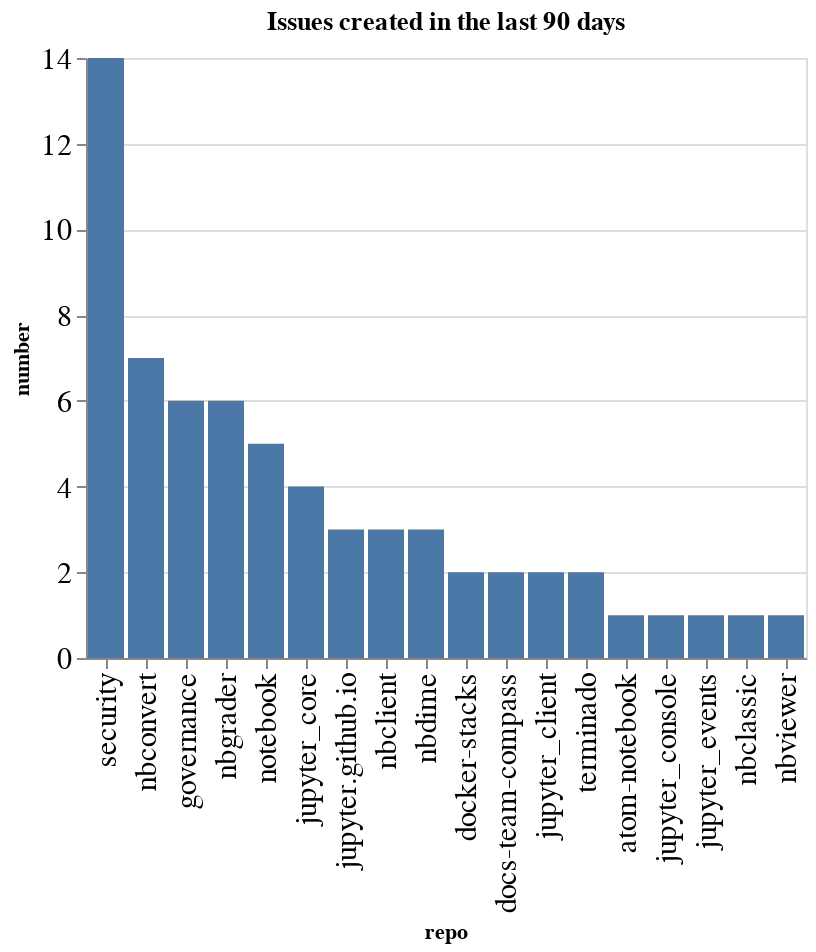

Here is the notebook cell this chart was saved with:
### Code cell
created_counts = created.groupby(['org', 'repo']).count()['number'].reset_index()
created_counts['org/repo'] = created_counts.apply(lambda a: a['org'] + '/' + a['repo'], axis=1)
sorted_vals = created_counts.sort_values(['org', 'number'], ascending=False)['repo'].values
alt.Chart(data=created_counts, title=f"Issues created in the last {n_days} days").mark_bar().encode(
    x=alt.X('repo', sort=alt.Sort(sorted_vals.tolist())),
    y='number',
)

### Figure 1 — Vega-Lite specification as saved in the notebook (floating-point values rounded to 4 significant figures)
{"config": {"axisLeft": {"labelFontSize": 15}, "axisBottom": {"labelFontSize": 15}}, "data": {"name": "data-ae5890802608ced89281ef27a78168cf"}, "mark": {"type": "bar"}, "encoding": {"x": {"field": "repo", "sort": ["security", "nbconvert", "governance", "nbgrader", "notebook", "jupyter_core", "jupyter.github.io", "nbclient", "nbdime", "docker-stacks", "docs-team-compass", "jupyter_client", "terminado", "atom-notebook", "jupyter_console", "jupyter_events", "nbclassic", "nbviewer"], "type": "nominal"}, "y": {"field": "number", "type": "quantitative"}}, "title": "Issues created in the last 90 days", "$schema": "https://vega.github.io/schema/vega-lite/v5.20.1.json", "datasets": {"data-ae5890802608ced89281ef27a78168cf": [{"org": "jupyter", "repo": "atom-notebook", "number": 1, "org/repo": "jupyter/atom-notebook"}, {"org": "jupyter", "repo": "docker-stacks", "number": 2, "org/repo": "jupyter/docker-stacks"}, {"org": "jupyter", "repo": "docs-team-compass", "number": 2, "org/repo": "jupyter/docs-team-compass"}, {"org": "jupyter", "repo": "governance", "number": 6, "org/repo": "jupyter/governance"}, {"org": "jupyter", "repo": "jupyter.github.io", "number": 3, "org/repo": "jupyter/jupyter.github.io"}, {"org": "jupyter", "repo": "jupyter_client", "number": 2, "org/repo": "jupyter/jupyter_client"}, {"org": "jupyter", "repo": "jupyter_console", "number": 1, "org/repo": "jupyter/jupyter_console"}, {"org": "jupyter", "repo": "jupyter_core", "number": 4, "org/repo": "jupyter/jupyter_core"}, {"org": "jupyter", "repo": "jupyter_events", "number": 1, "org/repo": "jupyter/jupyter_events"}, {"org": "jupyter", "repo": "nbclassic", "number": 1, "org/repo": "jupyter/nbclassic"}, {"org": "jupyter", "repo": "nbclient", "number": 3, "org/repo": "jupyter/nbclient"}, {"org": "jupyter", "repo": "nbconvert", "number": 7, "org/repo": "jupyter/nbconvert"}, {"org": "jupyter", "repo": "nbdime", "number": 3, "org/repo": "jupyter/nbdime"}, {"org": "jupyter", "repo": "nbgrader", "number": 6, "org/repo": "jupyter/nbgrader"}, {"org": "jupyter", "repo": "nbviewer", "number": 1, "org/repo": "jupyter/nbviewer"}, {"org": "jupyter", "repo": "notebook", "number": 5, "org/repo": "jupyter/notebook"}, {"org": "jupyter", "repo": "security", "number": 14, "org/repo": "jupyter/security"}, {"org": "jupyter", "repo": "terminado", "number": 2, "org/repo": "jupyter/terminado"}]}}
